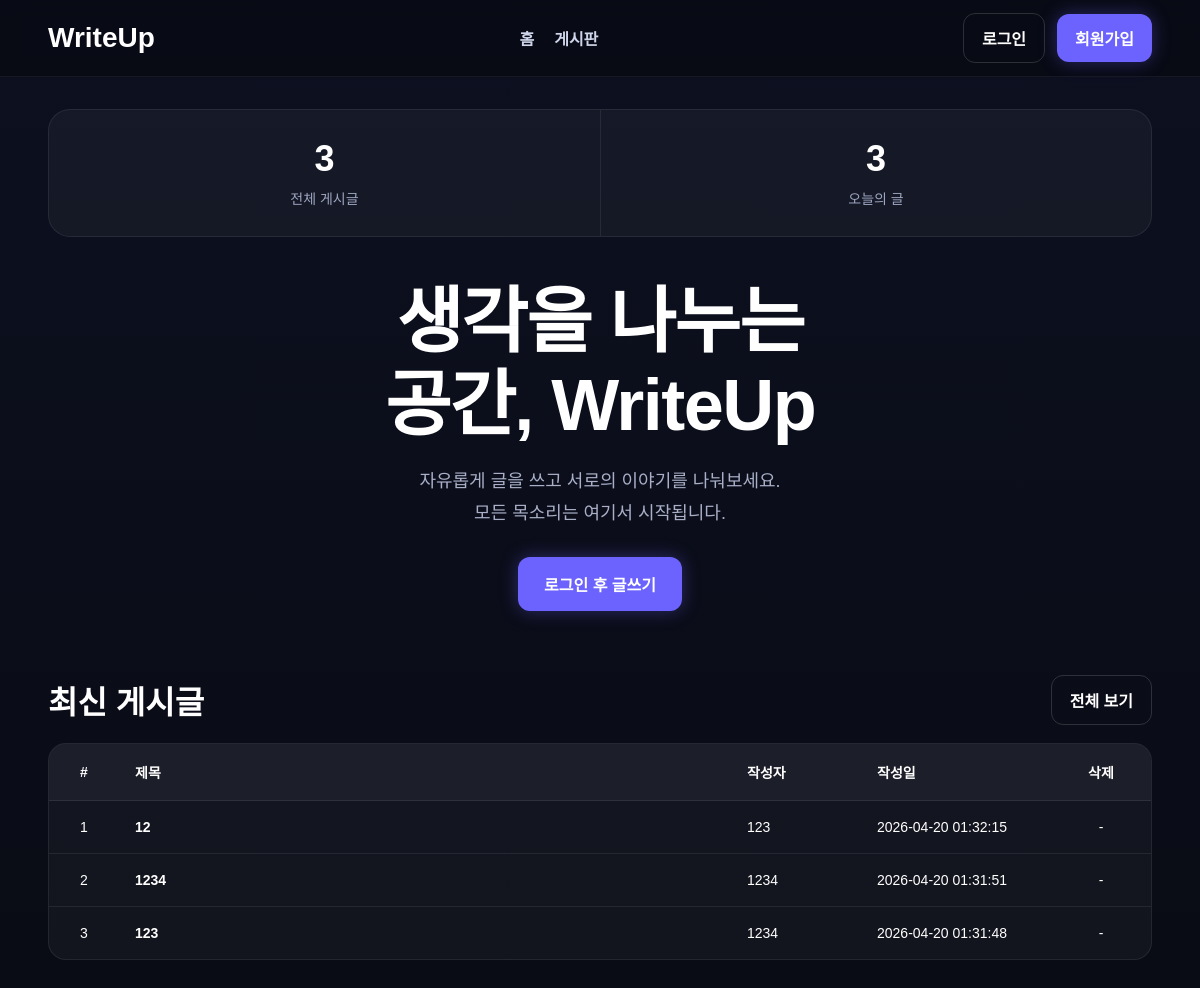
The page / on the database its author committed.
### tables this page shows
CREATE TABLE posts (
            id INTEGER PRIMARY KEY AUTOINCREMENT,
            title TEXT NOT NULL,
            content TEXT NOT NULL,
            author TEXT NOT NULL,
            user_id INTEGER,
            created_at TEXT NOT NULL DEFAULT (datetime('now', 'localtime')),
            FOREIGN KEY (user_id) REFERENCES users(id)
        );

### board.py (the view)
@board_bp.route("/")
def index():
    posts = get_all_posts()
    total_posts = get_total_posts_count()
    today_posts = get_today_posts_count()
    return render_template(
        "index.html",
        posts=posts,
        total_posts=total_posts,
        today_posts=today_posts
    )

### db.py (called while the page is built)
def get_db_connection():
    conn = sqlite3.connect(DB_PATH)
    conn.row_factory = sqlite3.Row
    return conn

### models.py (called while the page is built)
def get_all_posts():
    conn = get_db_connection()
    posts = conn.execute("""
        SELECT id, title, content, author, user_id, created_at
        FROM posts
        ORDER BY id DESC
    """).fetchall()
    conn.close()
    return posts

def get_total_posts_count():
    conn = get_db_connection()
    row = conn.execute("SELECT COUNT(*) AS cnt FROM posts").fetchone()
    conn.close()
    return row["cnt"]

def get_today_posts_count():
    conn = get_db_connection()
    row = conn.execute("""
        SELECT COUNT(*) AS cnt
        FROM posts
        WHERE date(created_at) = date('now', 'localtime')
    """).fetchone()
    conn.close()
    return row["cnt"]

### templates/index.html (shortened to what this page needs)
{% extends "base.html" %}
{% block content %}
<section class="stats-section">
    <div class="stats-card">
        <div class="stat-item">
            <div class="stat-value">{{ total_posts }}</div>
            <div class="stat-label">전체 게시글</div>
        </div>
        <div class="stat-item">
            <div class="stat-value">{{ today_posts }}</div>
            <div class="stat-label">오늘의 글</div>
        </div>
    </div>
</section>
<section class="hero">
    <h1>생각을 나누는<br>공간, WriteUp</h1>
    <p>
        자유롭게 글을 쓰고 서로의 이야기를 나눠보세요.<br>
        모든 목소리는 여기서 시작됩니다.
    </p>
    {% if session.get('user_id') %}
        <a href="{{ url_for('board.write') }}" class="btn btn-primary btn-large">+ 새 글 작성하기</a>
    {% else %}
        <a href="{{ url_for('auth.login') }}" class="btn btn-primary btn-large">로그인 후 글쓰기</a>
    {% endif %}
</section>
<section class="board-section">
    <div class="section-header">
        <h2>최신 게시글</h2>
        <a href="{{ url_for('board.board_list') }}" class="btn btn-outline">전체 보기</a>
    </div>
    <div class="table-wrap">
        <table>
            <thead>
                <tr>
                    <th class="num-col">#</th>
                    <th>제목</th>
                    <th class="author-col">작성자</th>
                    <th class="date-col">작성일</th>
                    <th class="delete-col">삭제</th>
                </tr>
            </thead>
            <tbody>
                {% if posts %}
                    {% for post in posts %}
                    <tr>
                        <td class="num-col">{{ loop.index }}</td>
                        <td>
                            <a href="{{ url_for('board.post_detail', post_id=post['id']) }}" class="post-link">
                                {{ post['title'] }}
                            </a>
                        </td>
                        <td class="author-col">{{ post['author'] }}</td>
                        <td class="date-col">{{ post['created_at'] }}</td>
                        <td class="delete-col">
                            {% if session.get('role') == 'admin' or session.get('username') == post['author'] %}
                            <form action="{{ url_for('board.remove_post', post_id=post['id']) }}" method="POST">
                                <button type="submit" class="btn-delete">삭제</button>
                            </form>
                            {% else %}
                            -
                            {% endif %}
                        </td>
                    </tr>
                    {% endfor %}
                {% else %}
                    <tr>
                        <td colspan="5" class="empty-cell">아직 작성된 게시글이 없습니다.</td>
                    </tr>
                {% endif %}
            </tbody>
        </table>
    </div>
</section>
{% endblock %}

### templates/base.html (shortened to what this page needs)
<!DOCTYPE html>
<html lang="ko">
<head>
    <link rel="stylesheet" href="{{ url_for('static', filename='style.css') }}">
</head>
<body>
    <header class="site-header">
        <div class="container header-inner">
            <a href="{{ url_for('board.index') }}" class="logo">WriteUp</a>
            <nav class="nav">
                <a href="{{ url_for('board.index') }}">홈</a>
                <a href="{{ url_for('board.board_list') }}">게시판</a>
            </nav>
            <div class="auth-links">
                {% if session.get('user_id') %}
                    <span class="welcome">{{ session.get('username') }}님</span>
                    <a href="{{ url_for('auth.logout') }}" class="btn btn-outline">로그아웃</a>
                {% else %}
                    <a href="{{ url_for('auth.login') }}" class="btn btn-outline">로그인</a>
                    <a href="{{ url_for('auth.register') }}" class="btn btn-primary">회원가입</a>
                {% endif %}
            </div>
        </div>
    </header>
    <main class="main-area">
        <div class="container">
            {% block content %}{% endblock %}
        </div>
    </main>
</body>
</html>

### static/style.css (style rules this page uses)
* { box-sizing: border-box; }
body { margin: 0; font-family: "Pretendard", "Malgun Gothic", sans-serif; background: linear-gradient(180deg, #0d1020 0%, #090b14 100%); color: #ffffff; }
a { text-decoration: none; }
.container { width: 92%; max-width: 1200px; margin: 0 auto; }
.site-header { position: sticky; top: 0; z-index: 100; background: rgba(9, 11, 20, 0.88); backdrop-filter: blur(8px); border-bottom: 1px solid rgba(255, 255, 255, 0.06); }
.header-inner { min-height: 76px; display: flex; align-items: center; justify-content: space-between; gap: 20px; }
.logo { font-size: 28px; font-weight: 800; color: #ffffff; }
.nav { display: flex; align-items: center; gap: 20px; }
.nav a { color: #cfd5ea; font-weight: 600; }
.auth-links { display: flex; align-items: center; gap: 12px; }
.main-area { padding: 32px 0 70px; }
.btn { display: inline-block; border: none; cursor: pointer; font-weight: 700; border-radius: 12px; padding: 12px 18px; transition: 0.2s ease; }
.btn-primary { background: #6c63ff; color: #ffffff; box-shadow: 0 0 18px rgba(108, 99, 255, 0.35); }
.btn-outline { background: transparent; color: #ffffff; border: 1px solid rgba(255, 255, 255, 0.15); }
.btn-large { padding: 15px 26px; font-size: 16px; }
.stats-section { margin-bottom: 36px; }
.stats-card { display: grid; grid-template-columns: 1fr 1fr; background: rgba(255, 255, 255, 0.04); border: 1px solid rgba(255, 255, 255, 0.08); border-radius: 22px; overflow: hidden; }
.stat-item { padding: 28px 20px; text-align: center; }
.stat-item + .stat-item { border-left: 1px solid rgba(255, 255, 255, 0.08); }
.stat-value { font-size: 36px; font-weight: 800; margin-bottom: 8px; }
.stat-label { font-size: 14px; color: #9ea6c1; }
.hero { text-align: center; padding: 8px 0 56px; }
.hero h1 { margin: 0 0 18px; font-size: 72px; line-height: 1.15; font-weight: 800; letter-spacing: -1.5px; }
.hero p { margin: 0 0 28px; color: #a8afc7; font-size: 18px; line-height: 1.8; }
.board-section { margin-top: 8px; }
.section-header { display: flex; align-items: center; justify-content: space-between; margin-bottom: 18px; gap: 12px; }
.section-header h2, .admin-card h2 { margin: 0; font-size: 32px; }
.table-wrap { background: rgba(255, 255, 255, 0.04); border: 1px solid rgba(255, 255, 255, 0.08); border-radius: 18px; overflow: hidden; }
table { width: 100%; border-collapse: collapse; }
thead { background: rgba(255, 255, 255, 0.04); }
th, td { padding: 18px 16px; border-bottom: 1px solid rgba(255, 255, 255, 0.08); text-align: left; font-size: 14px; vertical-align: middle; }
tbody tr:last-child td { border-bottom: none; }
.num-col { width: 70px; text-align: center; }
.author-col { width: 130px; }
.date-col { width: 190px; }
.delete-col { width: 100px; text-align: center; }
.post-link { color: #ffffff; font-weight: 700; }

### rows shown on the page
posts: title "12", author "123", created_at "2026-04-20 01:32:15"
posts: title "1234", author "1234", created_at "2026-04-20 01:31:51"
posts: title "123", author "1234", created_at "2026-04-20 01:31:48"

### other values the page prints
{{ total_posts }} "3"
{{ today_posts }} "3"
